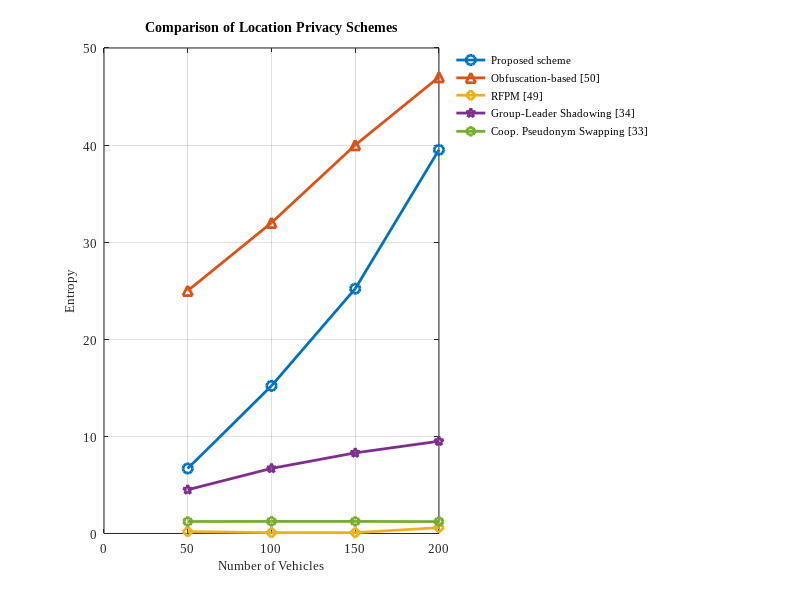

Source code (MATLAB):
% Data
no_of_vehicle = [50, 100, 150, 200];
proposed_scheme = [6.69, 15.20, 25.21, 39.51];
obfuscation_based = [25, 32, 40, 47];
rfpm = [0.1898, 0.0837, 0.0831, 0.5964];
group_leader_shadowing = [4.5, 6.7, 8.3, 9.5];
coop_pseudonym_swapping = [1.23, 1.24, 1.24, 1.22];

% Figure with size in inches (IEEE-style)
figure('Units', 'inches', 'Position', [1 1 3.5 2.5]);

% Plot with thicker lines and consistent marker size
plot(no_of_vehicle, proposed_scheme, '-o', 'LineWidth', 2, 'MarkerSize', 7); hold on;
plot(no_of_vehicle, obfuscation_based, '-^', 'LineWidth', 2, 'MarkerSize', 7);
plot(no_of_vehicle, rfpm, '-d', 'LineWidth', 2, 'MarkerSize', 7);
plot(no_of_vehicle, group_leader_shadowing, '-p', 'LineWidth', 2, 'MarkerSize', 7);
plot(no_of_vehicle, coop_pseudonym_swapping, '-h', 'LineWidth', 2, 'MarkerSize', 7);

% Set font and size exactly like your example
set(gca, 'FontName', 'Times New Roman', 'FontSize', 9);

xlabel('Number of Vehicles', 'FontName', 'Times New Roman', 'FontSize', 9);
ylabel('Entropy', 'FontName', 'Times New Roman', 'FontSize', 9);
title('Comparison of Location Privacy Schemes', 'FontName', 'Times New Roman', 'FontSize', 10);

grid on;

% Move legend outside to the northeast
legend({'Proposed scheme', 'Obfuscation-based [50]', ...
        'RFPM [49]', 'Group-Leader Shadowing [34]', 'Coop. Pseudonym Swapping [33]'}, ...
       'Location', 'northeastoutside', 'FontName', 'Times New Roman', 'FontSize', 8, 'Box', 'off');

% Adjust plot area for legend
set(gca, 'Position', [0.1 0.15 0.65 0.75]);

% Tighten inset for less white space
set(gca, 'LooseInset', get(gca, 'TightInset'));
